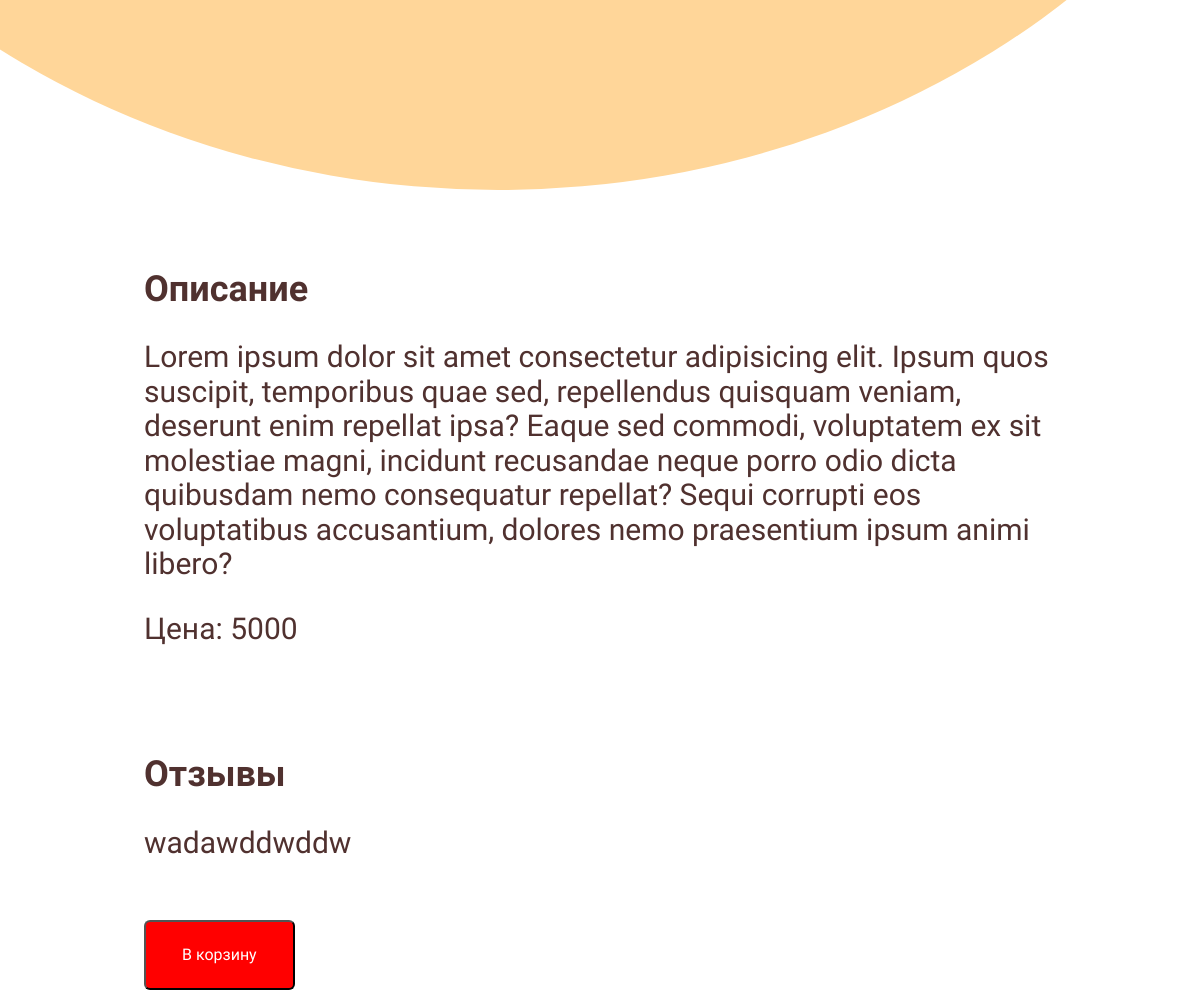
Before: /products/jump (middle part) with the older database file.
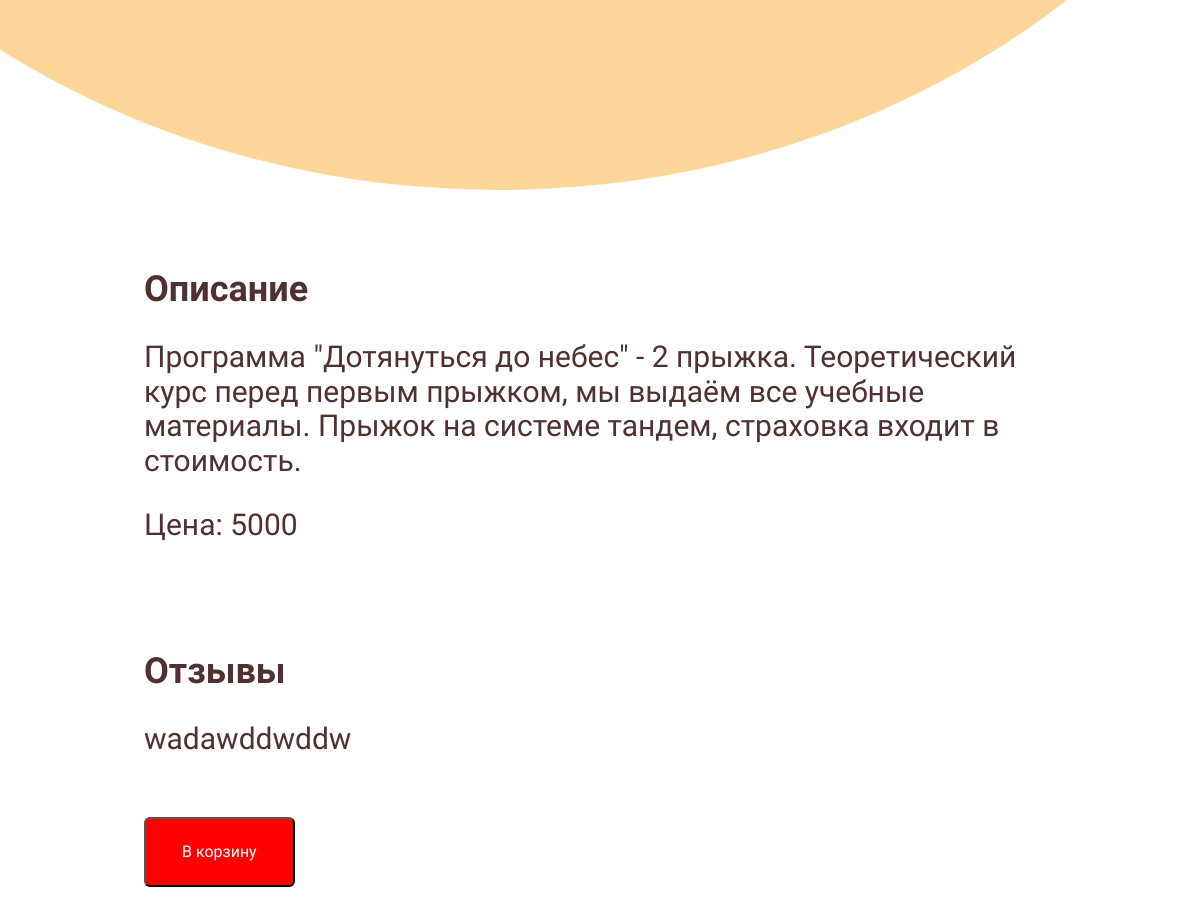
After: the same page with the newer database file.
### products/models.py (models this page shows, shortened)
class Products(models.Model):
    title = models.CharField(max_length=150, verbose_name='Название')
    description = models.TextField(max_length=1000, verbose_name='Описание')
    price = models.IntegerField(verbose_name='Цена')
    created_at = models.DateField(auto_now_add=True, verbose_name='Создано')
    updated_at = models.DateField(auto_now=True, verbose_name='Обновлено')
    photo = models.ImageField(upload_to='photos/', verbose_name='Изображение')
    slug = models.SlugField(unique=True, verbose_name='Слаг')
    category = models.ForeignKey('Category', on_delete=models.PROTECT, blank=True, null=True)
    class Meta:
        verbose_name = 'Товар'
        verbose_name_plural = 'Товары'
        ordering = ['created_at']

### products/views.py (the view)
# urls.py: path('products/<str:slug>', Product.as_view(), name='products')
class Product(DetailView):
    model = Products
    template_name = 'products/detail.html'
    context_object_name = 'product'

### products/models.py (called while the page is built)
    def __str__(self):
        return self.title

### products/templates/products/detail.html (shortened to what this page needs)
{% extends 'base.html' %}
{% load static %}
{% block content %}
<div class = "item_block">
    <div class="wrapper">
        <div class = "circle_light"></div>
    </div>
    <div class="item_info">
        <div class="product_description">
        <h2>Описание</h2>
        <p>{{ product.description }}</p>
            <p>Цена: {{product.price}}</p>
        </div>
        <div class="review">
            <h2>Отзывы</h2>
            <p>wadawddwddw</p>
        </div>
        <div class = "product_price">
            <p>
                <button class="cart-btn">В корзину</button>
             </p>
        </div>
    </div>
</div>
{% endblock %}

Changed rows visible on the page:
changed Products: description "Lorem ipsum dolor sit amet consectetur adipisicing elit. Ipsum quos suscipit, temporibus quae sed, repellendus quisquam veniam, deserunt enim repellat ipsa? Eaque sed commodi, voluptatem ex sit molestiae magni, incidunt recusandae neque porro odio dicta quibusdam nemo consequatur repellat? Sequi corrupti eos voluptatibus accusantium, dolores nemo praesentium ipsum animi libero?" → "Программа \"Дотянуться до небес\" - 2 прыжка. Теоретический курс перед первым прыжком, мы выдаём все учебные материалы. Прыжок на системе тандем, страховка входит в стоимость."
